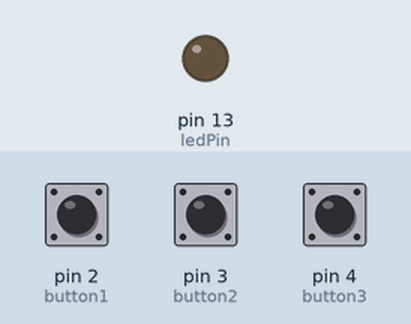
A sketch run on a simulated Arduino Uno, built with avr-gcc and run on an emulated ATmega328P. Parts: output pins drawn as LEDs (lit = HIGH). The inputs (shaded band) are chosen by the test bench; at power-on: pin 2 (button1) LOW, pin 3 (button2) HIGH, pin 4 (button3) HIGH.

Above: at 1.2 s.
1.3 s: pin 2 (button1) pulled HIGH for 0.15 s
At 1.37 s:
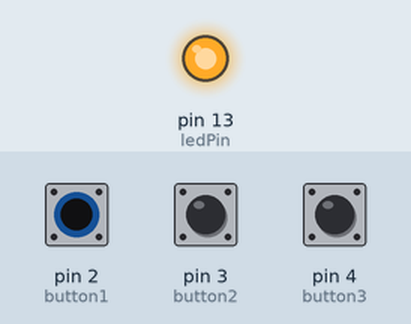
2.9 s: pin 2 (button1) pulled HIGH for 3.2 s
At 7.3 s:
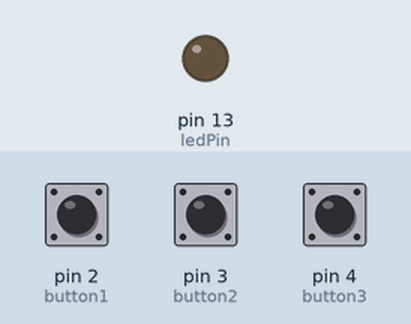
7.6 s: pin 3 (button2) pulled LOW for 3.2 s
At 8.6 s:
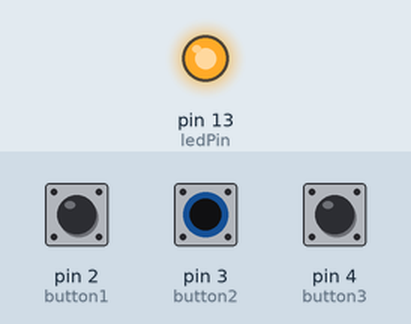
Timing chart, 0 to 12.3 s (numbered marks = the images above; inputs shaded):
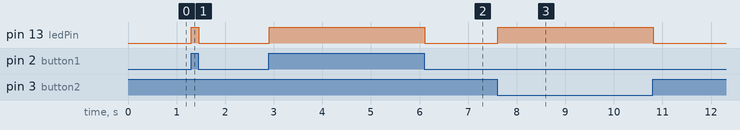

The sketch:

prb06.ino
```cpp
int button1 = 2;
int button2 = 3;
int button3 = 4;
int ledPin  = 13;

void setup() {
  pinMode(button1, INPUT);
  pinMode(button2, INPUT_PULLUP);
  pinMode(button3, INPUT_PULLUP);
  pinMode(ledPin, OUTPUT);
}

void loop() {
  int b1 = digitalRead(button1);
  int b2 = !digitalRead(button2);
  int b3 = !digitalRead(button3);

  digitalWrite(ledPin, (b1 + b2 + b3) % 2 == 1);
  delay(50);
}
```

Measured:
- after the input at 1.3 s, pin 13 (ledPin): LOW → HIGH at once, → LOW 0.15 s later
- after the input at 2.9 s, pin 13 (ledPin): LOW → HIGH at once, → LOW 3.2 s later
- after the input at 7.6 s, pin 13 (ledPin): LOW → HIGH at once, → LOW 3.2 s later
